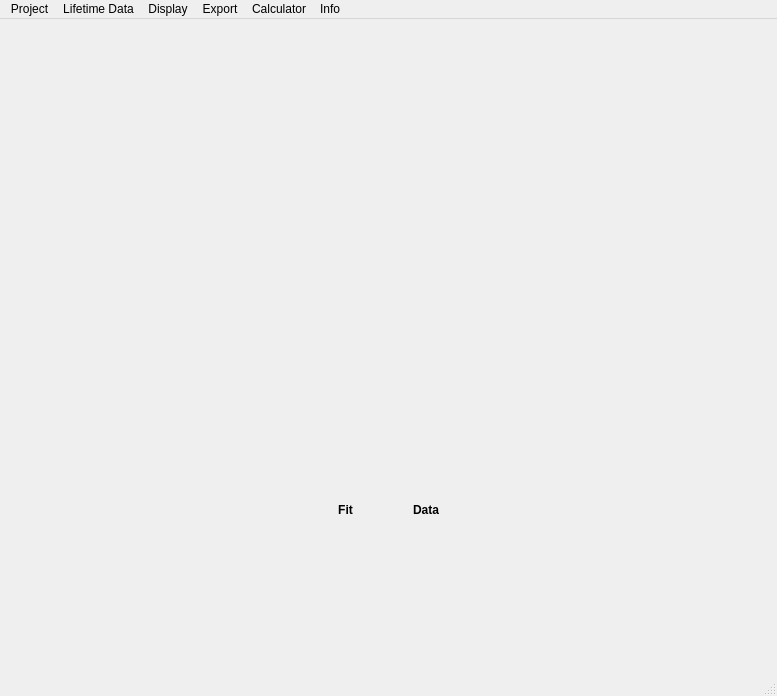
<?xml version="1.0" encoding="UTF-8"?>
<ui version="4.0">
 <class>DFastLTFitDlg</class>
 <widget class="QMainWindow" name="DFastLTFitDlg">
  <property name="geometry">
   <rect>
    <x>0</x>
    <y>0</y>
    <width>777</width>
    <height>696</height>
   </rect>
  </property>
  <property name="windowTitle">
   <string>DFastLTFitDlg</string>
  </property>
  <property name="styleSheet">
   <string notr="true">QMainWindow#DFastLTFitDlg {background-color: &quot;white&quot;}</string>
  </property>
  <widget class="QWidget" name="centralWidget">
   <layout class="QVBoxLayout" name="verticalLayout">
    <property name="spacing">
     <number>2</number>
    </property>
    <property name="leftMargin">
     <number>2</number>
    </property>
    <property name="topMargin">
     <number>2</number>
    </property>
    <property name="rightMargin">
     <number>2</number>
    </property>
    <property name="bottomMargin">
     <number>2</number>
    </property>
    <item>
     <widget class="ParameterListView" name="widget" native="true"/>
    </item>
    <item>
     <layout class="QHBoxLayout" name="horizontalLayout">
      <property name="spacing">
       <number>10</number>
      </property>
      <property name="leftMargin">
       <number>6</number>
      </property>
      <property name="topMargin">
       <number>6</number>
      </property>
      <property name="rightMargin">
       <number>6</number>
      </property>
      <property name="bottomMargin">
       <number>6</number>
      </property>
      <item>
       <spacer name="horizontalSpacer">
        <property name="orientation">
         <enum>Qt::Horizontal</enum>
        </property>
        <property name="sizeHint" stdset="0">
         <size>
          <width>40</width>
          <height>20</height>
         </size>
        </property>
       </spacer>
      </item>
      <item>
       <widget class="QLabel" name="label">
        <property name="font">
         <font>
          <weight>75</weight>
          <bold>true</bold>
         </font>
        </property>
        <property name="text">
         <string>Fit</string>
        </property>
        <property name="alignment">
         <set>Qt::AlignCenter</set>
        </property>
       </widget>
      </item>
      <item>
       <widget class="DSVGButton" name="pushButtonRunFit" native="true">
        <property name="minimumSize">
         <size>
          <width>40</width>
          <height>40</height>
         </size>
        </property>
        <property name="maximumSize">
         <size>
          <width>40</width>
          <height>40</height>
         </size>
        </property>
       </widget>
      </item>
      <item>
       <widget class="QLabel" name="label_2">
        <property name="font">
         <font>
          <weight>75</weight>
          <bold>true</bold>
         </font>
        </property>
        <property name="text">
         <string>Data</string>
        </property>
        <property name="alignment">
         <set>Qt::AlignCenter</set>
        </property>
       </widget>
      </item>
      <item>
       <spacer name="horizontalSpacer_2">
        <property name="orientation">
         <enum>Qt::Horizontal</enum>
        </property>
        <property name="sizeHint" stdset="0">
         <size>
          <width>40</width>
          <height>20</height>
         </size>
        </property>
       </spacer>
      </item>
     </layout>
    </item>
   </layout>
  </widget>
  <widget class="QStatusBar" name="statusBar"/>
  <widget class="QMenuBar" name="menuBar">
   <property name="geometry">
    <rect>
     <x>0</x>
     <y>0</y>
     <width>777</width>
     <height>20</height>
    </rect>
   </property>
   <property name="defaultUp">
    <bool>false</bool>
   </property>
   <property name="nativeMenuBar">
    <bool>true</bool>
   </property>
   <widget class="QMenu" name="menuLoad_file">
    <property name="title">
     <string>Project</string>
    </property>
    <addaction name="actionNew"/>
    <addaction name="actionLoad"/>
    <addaction name="actionSave"/>
    <addaction name="actionSaveAs"/>
    <addaction name="separator"/>
   </widget>
   <widget class="QMenu" name="menuPALS_Data">
    <property name="title">
     <string>Lifetime Data</string>
    </property>
    <addaction name="actionImport"/>
   </widget>
   <widget class="QMenu" name="menuPreview">
    <property name="tearOffEnabled">
     <bool>false</bool>
    </property>
    <property name="title">
     <string>Display</string>
    </property>
    <addaction name="actionPlot_Window"/>
    <addaction name="actionResult_Window"/>
    <addaction name="separator"/>
    <addaction name="actionRaw_Data_Trace_2"/>
    <addaction name="actionStart_Value_Trace_2"/>
    <addaction name="actionFit_Trace_2"/>
   </widget>
   <widget class="QMenu" name="menuExport">
    <property name="title">
     <string>Export</string>
    </property>
    <addaction name="actionExport_Current_Result_as_PDF"/>
    <addaction name="actionExport_Current_Result_as_HTML"/>
    <addaction name="separator"/>
    <addaction name="actionSave_Plot_as_Image"/>
   </widget>
   <widget class="QMenu" name="menuInfo">
    <property name="title">
     <string>Info</string>
    </property>
    <addaction name="actionAbout"/>
    <addaction name="separator"/>
    <addaction name="actionLicense_GPLv3"/>
    <addaction name="actionLicense_LGPLv3"/>
    <addaction name="actionUsed_License_GPLv3"/>
   </widget>
   <widget class="QMenu" name="menuCalculator">
    <property name="title">
     <string>Calculator</string>
    </property>
    <addaction name="actionOpen_Calculator"/>
   </widget>
   <addaction name="menuLoad_file"/>
   <addaction name="menuPALS_Data"/>
   <addaction name="menuPreview"/>
   <addaction name="menuExport"/>
   <addaction name="menuCalculator"/>
   <addaction name="menuInfo"/>
  </widget>
  <action name="actionLoad">
   <property name="text">
    <string>Load...</string>
   </property>
   <property name="shortcut">
    <string>Meta+O</string>
   </property>
  </action>
  <action name="actionSave">
   <property name="text">
    <string>Save...</string>
   </property>
   <property name="shortcut">
    <string>Meta+S</string>
   </property>
  </action>
  <action name="actionSaveAs">
   <property name="text">
    <string>Save As...</string>
   </property>
  </action>
  <action name="actionImport">
   <property name="text">
    <string>Import from ASCII...</string>
   </property>
   <property name="shortcut">
    <string>Meta+I</string>
   </property>
  </action>
  <action name="actionNew">
   <property name="text">
    <string>New...</string>
   </property>
   <property name="shortcut">
    <string>Meta+N</string>
   </property>
  </action>
  <action name="actionRaw_Data_Trace">
   <property name="checkable">
    <bool>true</bool>
   </property>
   <property name="checked">
    <bool>true</bool>
   </property>
   <property name="text">
    <string>Raw-Data Trace</string>
   </property>
  </action>
  <action name="actionStart_Value_Trace">
   <property name="checkable">
    <bool>true</bool>
   </property>
   <property name="checked">
    <bool>true</bool>
   </property>
   <property name="text">
    <string>Start-Value Trace</string>
   </property>
  </action>
  <action name="actionFit_Trace">
   <property name="checkable">
    <bool>true</bool>
   </property>
   <property name="checked">
    <bool>true</bool>
   </property>
   <property name="text">
    <string>Fit Trace</string>
   </property>
  </action>
  <action name="actionPlot_Window">
   <property name="checkable">
    <bool>true</bool>
   </property>
   <property name="checked">
    <bool>true</bool>
   </property>
   <property name="text">
    <string>Plot Window...</string>
   </property>
   <property name="shortcut">
    <string>Meta+P</string>
   </property>
  </action>
  <action name="actionRaw_Data_Trace_2">
   <property name="checkable">
    <bool>true</bool>
   </property>
   <property name="checked">
    <bool>true</bool>
   </property>
   <property name="text">
    <string>Raw-Data Trace</string>
   </property>
   <property name="shortcut">
    <string>Meta+D</string>
   </property>
  </action>
  <action name="actionStart_Value_Trace_2">
   <property name="checkable">
    <bool>true</bool>
   </property>
   <property name="checked">
    <bool>true</bool>
   </property>
   <property name="text">
    <string>Start-Value Trace</string>
   </property>
   <property name="shortcut">
    <string>Meta+V</string>
   </property>
  </action>
  <action name="actionFit_Trace_2">
   <property name="checkable">
    <bool>true</bool>
   </property>
   <property name="checked">
    <bool>true</bool>
   </property>
   <property name="text">
    <string>Fit Trace</string>
   </property>
   <property name="shortcut">
    <string>Meta+F</string>
   </property>
  </action>
  <action name="actionResult_Window">
   <property name="checkable">
    <bool>true</bool>
   </property>
   <property name="checked">
    <bool>true</bool>
   </property>
   <property name="text">
    <string>Result Window...</string>
   </property>
   <property name="shortcut">
    <string>Meta+R</string>
   </property>
  </action>
  <action name="actionLast_Projects">
   <property name="text">
    <string>Last Projects...</string>
   </property>
  </action>
  <action name="actionHallo2">
   <property name="text">
    <string>hallo2</string>
   </property>
  </action>
  <action name="actionHallo3">
   <property name="text">
    <string>hallo3</string>
   </property>
  </action>
  <action name="actionExport_Current_Result_as_PDF">
   <property name="text">
    <string>Export Current Result as PDF...</string>
   </property>
   <property name="shortcut">
    <string>Alt+P</string>
   </property>
  </action>
  <action name="actionSave_Plot_as_Image">
   <property name="text">
    <string>Save Plot as Image...</string>
   </property>
   <property name="shortcut">
    <string>Alt+Shift+I</string>
   </property>
  </action>
  <action name="actionInfo">
   <property name="text">
    <string>About...</string>
   </property>
   <property name="shortcut">
    <string>Ctrl+Shift+I</string>
   </property>
  </action>
  <action name="actionAbout">
   <property name="text">
    <string>About...</string>
   </property>
   <property name="shortcut">
    <string>Alt+Shift+I</string>
   </property>
  </action>
  <action name="actionOpen_Calculator">
   <property name="checkable">
    <bool>true</bool>
   </property>
   <property name="text">
    <string>Show Calculator</string>
   </property>
   <property name="shortcut">
    <string>Meta+C</string>
   </property>
  </action>
  <action name="actionExport_As_Batch_Template">
   <property name="text">
    <string>Export As Batch-Template (Coming Soon...)</string>
   </property>
  </action>
  <action name="actionLoad_Sequence">
   <property name="text">
    <string>Load Sequence...</string>
   </property>
  </action>
  <action name="actionExport_Current_Result_as_HTML">
   <property name="text">
    <string>Export Current Result as HTML...</string>
   </property>
   <property name="shortcut">
    <string>Alt+H</string>
   </property>
  </action>
  <action name="actionLicense_GPLv3">
   <property name="text">
    <string>License-GPLv3</string>
   </property>
  </action>
  <action name="actionLicense_LGPLv3">
   <property name="text">
    <string>License-LGPLv3</string>
   </property>
  </action>
  <action name="actionUsed_License_GPLv3">
   <property name="text">
    <string>Used-License GPLv3</string>
   </property>
  </action>
 </widget>
 <layoutdefault spacing="6" margin="11"/>
 <customwidgets>
  <customwidget>
   <class>DSVGButton</class>
   <extends>QWidget</extends>
   <header location="global">DLib/DGUI/svgbutton.h</header>
   <container>1</container>
  </customwidget>
  <customwidget>
   <class>ParameterListView</class>
   <extends>QWidget</extends>
   <header>ltparameterlistview.h</header>
   <container>1</container>
  </customwidget>
 </customwidgets>
 <resources/>
 <connections/>
</ui>
